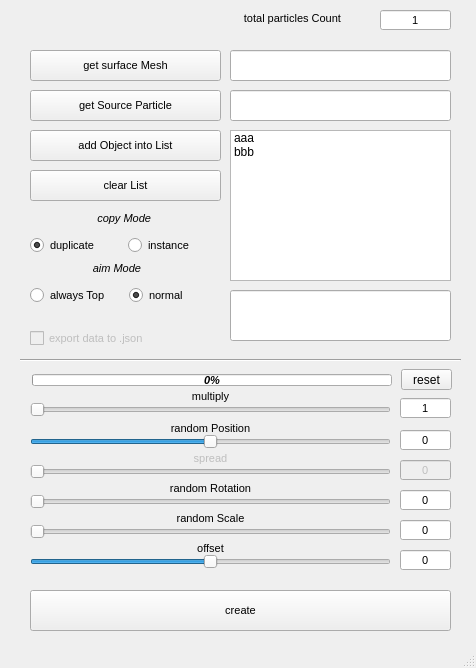
<?xml version="1.0" encoding="UTF-8"?>
<ui version="4.0">
 <class>MainWindow</class>
 <widget class="QMainWindow" name="MainWindow">
  <property name="geometry">
   <rect>
    <x>0</x>
    <y>0</y>
    <width>476</width>
    <height>668</height>
   </rect>
  </property>
  <property name="windowTitle">
   <string>MainWindow</string>
  </property>
  <widget class="QWidget" name="centralwidget">
   <widget class="QLineEdit" name="lineEdit_sourceParticle">
    <property name="geometry">
     <rect>
      <x>230</x>
      <y>90</y>
      <width>221</width>
      <height>31</height>
     </rect>
    </property>
   </widget>
   <widget class="QPushButton" name="pushButton_addObbject">
    <property name="geometry">
     <rect>
      <x>30</x>
      <y>130</y>
      <width>191</width>
      <height>31</height>
     </rect>
    </property>
    <property name="font">
     <font>
      <family>Arial</family>
      <pointsize>8</pointsize>
     </font>
    </property>
    <property name="text">
     <string>add Object into List</string>
    </property>
   </widget>
   <widget class="QListWidget" name="listWidget_objList">
    <property name="geometry">
     <rect>
      <x>230</x>
      <y>130</y>
      <width>221</width>
      <height>151</height>
     </rect>
    </property>
    <item>
     <property name="text">
      <string>aaa</string>
     </property>
    </item>
    <item>
     <property name="text">
      <string>bbb</string>
     </property>
    </item>
   </widget>
   <widget class="QPushButton" name="pushButton_getParticle">
    <property name="geometry">
     <rect>
      <x>30</x>
      <y>90</y>
      <width>191</width>
      <height>31</height>
     </rect>
    </property>
    <property name="font">
     <font>
      <family>Arial</family>
      <pointsize>8</pointsize>
     </font>
    </property>
    <property name="text">
     <string>get Source Particle</string>
    </property>
   </widget>
   <widget class="QLabel" name="label_4">
    <property name="geometry">
     <rect>
      <x>210</x>
      <y>10</y>
      <width>131</width>
      <height>16</height>
     </rect>
    </property>
    <property name="font">
     <font>
      <family>Arial</family>
      <pointsize>8</pointsize>
     </font>
    </property>
    <property name="text">
     <string>total particles Count</string>
    </property>
    <property name="alignment">
     <set>Qt::AlignRight|Qt::AlignTrailing|Qt::AlignVCenter</set>
    </property>
   </widget>
   <widget class="QLineEdit" name="lineEdit_particleCount">
    <property name="geometry">
     <rect>
      <x>380</x>
      <y>10</y>
      <width>71</width>
      <height>20</height>
     </rect>
    </property>
    <property name="font">
     <font>
      <family>Arial</family>
      <pointsize>8</pointsize>
     </font>
    </property>
    <property name="text">
     <string>1</string>
    </property>
    <property name="alignment">
     <set>Qt::AlignCenter</set>
    </property>
    <property name="readOnly">
     <bool>true</bool>
    </property>
   </widget>
   <widget class="QLabel" name="label_copyMode">
    <property name="geometry">
     <rect>
      <x>10</x>
      <y>210</y>
      <width>141</width>
      <height>16</height>
     </rect>
    </property>
    <property name="font">
     <font>
      <family>Arial</family>
      <pointsize>8</pointsize>
      <italic>true</italic>
     </font>
    </property>
    <property name="text">
     <string>copy Mode</string>
    </property>
    <property name="alignment">
     <set>Qt::AlignRight|Qt::AlignTrailing|Qt::AlignVCenter</set>
    </property>
   </widget>
   <widget class="QPushButton" name="pushButton_create">
    <property name="geometry">
     <rect>
      <x>30</x>
      <y>590</y>
      <width>421</width>
      <height>41</height>
     </rect>
    </property>
    <property name="font">
     <font>
      <family>Arial</family>
      <pointsize>8</pointsize>
     </font>
    </property>
    <property name="text">
     <string>create</string>
    </property>
   </widget>
   <widget class="QLabel" name="label_copyMode_3">
    <property name="geometry">
     <rect>
      <x>0</x>
      <y>260</y>
      <width>141</width>
      <height>16</height>
     </rect>
    </property>
    <property name="font">
     <font>
      <family>Arial</family>
      <pointsize>8</pointsize>
      <italic>true</italic>
     </font>
    </property>
    <property name="text">
     <string>aim Mode</string>
    </property>
    <property name="alignment">
     <set>Qt::AlignRight|Qt::AlignTrailing|Qt::AlignVCenter</set>
    </property>
   </widget>
   <widget class="QLineEdit" name="lineEdit_errorMessage">
    <property name="geometry">
     <rect>
      <x>230</x>
      <y>290</y>
      <width>221</width>
      <height>51</height>
     </rect>
    </property>
    <property name="font">
     <font>
      <family>Arial</family>
      <pointsize>8</pointsize>
     </font>
    </property>
    <property name="alignment">
     <set>Qt::AlignLeading|Qt::AlignLeft|Qt::AlignTop</set>
    </property>
    <property name="readOnly">
     <bool>true</bool>
    </property>
   </widget>
   <widget class="QLabel" name="label_multiple">
    <property name="geometry">
     <rect>
      <x>140</x>
      <y>388</y>
      <width>141</width>
      <height>16</height>
     </rect>
    </property>
    <property name="font">
     <font>
      <family>Arial</family>
      <pointsize>8</pointsize>
     </font>
    </property>
    <property name="text">
     <string>multiply</string>
    </property>
    <property name="alignment">
     <set>Qt::AlignCenter</set>
    </property>
   </widget>
   <widget class="QLineEdit" name="lineEdit_multiple">
    <property name="geometry">
     <rect>
      <x>400</x>
      <y>398</y>
      <width>51</width>
      <height>20</height>
     </rect>
    </property>
    <property name="font">
     <font>
      <family>Arial</family>
      <pointsize>8</pointsize>
     </font>
    </property>
    <property name="text">
     <string>1</string>
    </property>
    <property name="alignment">
     <set>Qt::AlignCenter</set>
    </property>
    <property name="readOnly">
     <bool>false</bool>
    </property>
   </widget>
   <widget class="QPushButton" name="pushButton_getSurfaceMesh">
    <property name="geometry">
     <rect>
      <x>30</x>
      <y>50</y>
      <width>191</width>
      <height>31</height>
     </rect>
    </property>
    <property name="font">
     <font>
      <family>Arial</family>
      <pointsize>8</pointsize>
     </font>
    </property>
    <property name="text">
     <string>get surface Mesh</string>
    </property>
   </widget>
   <widget class="QLineEdit" name="lineEdit_getSurfaceMesh">
    <property name="geometry">
     <rect>
      <x>230</x>
      <y>50</y>
      <width>221</width>
      <height>31</height>
     </rect>
    </property>
   </widget>
   <widget class="QPushButton" name="pushButton_clearList">
    <property name="geometry">
     <rect>
      <x>30</x>
      <y>170</y>
      <width>191</width>
      <height>31</height>
     </rect>
    </property>
    <property name="font">
     <font>
      <family>Arial</family>
      <pointsize>8</pointsize>
     </font>
    </property>
    <property name="text">
     <string>clear List</string>
    </property>
   </widget>
   <widget class="QSlider" name="horizontalSlider_multiPly">
    <property name="geometry">
     <rect>
      <x>30</x>
      <y>400</y>
      <width>361</width>
      <height>20</height>
     </rect>
    </property>
    <property name="minimum">
     <number>1</number>
    </property>
    <property name="orientation">
     <enum>Qt::Horizontal</enum>
    </property>
   </widget>
   <widget class="QLineEdit" name="lineEdit_randomScale">
    <property name="geometry">
     <rect>
      <x>400</x>
      <y>520</y>
      <width>51</width>
      <height>20</height>
     </rect>
    </property>
    <property name="font">
     <font>
      <family>Arial</family>
      <pointsize>8</pointsize>
     </font>
    </property>
    <property name="text">
     <string>0</string>
    </property>
    <property name="alignment">
     <set>Qt::AlignCenter</set>
    </property>
    <property name="readOnly">
     <bool>false</bool>
    </property>
   </widget>
   <widget class="QSlider" name="horizontalSlider_randomScale">
    <property name="enabled">
     <bool>true</bool>
    </property>
    <property name="geometry">
     <rect>
      <x>30</x>
      <y>522</y>
      <width>361</width>
      <height>20</height>
     </rect>
    </property>
    <property name="minimum">
     <number>0</number>
    </property>
    <property name="maximum">
     <number>1000</number>
    </property>
    <property name="singleStep">
     <number>1</number>
    </property>
    <property name="pageStep">
     <number>10</number>
    </property>
    <property name="sliderPosition">
     <number>1</number>
    </property>
    <property name="orientation">
     <enum>Qt::Horizontal</enum>
    </property>
   </widget>
   <widget class="QLabel" name="label_randomScale">
    <property name="geometry">
     <rect>
      <x>140</x>
      <y>510</y>
      <width>141</width>
      <height>16</height>
     </rect>
    </property>
    <property name="font">
     <font>
      <family>Arial</family>
      <pointsize>8</pointsize>
     </font>
    </property>
    <property name="text">
     <string>random Scale</string>
    </property>
    <property name="alignment">
     <set>Qt::AlignCenter</set>
    </property>
   </widget>
   <widget class="QLineEdit" name="lineEdit_randomPosition">
    <property name="geometry">
     <rect>
      <x>400</x>
      <y>430</y>
      <width>51</width>
      <height>20</height>
     </rect>
    </property>
    <property name="font">
     <font>
      <family>Arial</family>
      <pointsize>8</pointsize>
     </font>
    </property>
    <property name="text">
     <string>0</string>
    </property>
    <property name="alignment">
     <set>Qt::AlignCenter</set>
    </property>
    <property name="readOnly">
     <bool>false</bool>
    </property>
   </widget>
   <widget class="QSlider" name="horizontalSlider_randomPosition">
    <property name="geometry">
     <rect>
      <x>30</x>
      <y>432</y>
      <width>361</width>
      <height>20</height>
     </rect>
    </property>
    <property name="minimum">
     <number>-1000</number>
    </property>
    <property name="maximum">
     <number>1000</number>
    </property>
    <property name="orientation">
     <enum>Qt::Horizontal</enum>
    </property>
   </widget>
   <widget class="QLabel" name="label_randomPosition">
    <property name="geometry">
     <rect>
      <x>140</x>
      <y>420</y>
      <width>141</width>
      <height>16</height>
     </rect>
    </property>
    <property name="font">
     <font>
      <family>Arial</family>
      <pointsize>8</pointsize>
     </font>
    </property>
    <property name="text">
     <string>random Position</string>
    </property>
    <property name="alignment">
     <set>Qt::AlignCenter</set>
    </property>
   </widget>
   <widget class="QLineEdit" name="lineEdit_randomRotation">
    <property name="geometry">
     <rect>
      <x>400</x>
      <y>490</y>
      <width>51</width>
      <height>20</height>
     </rect>
    </property>
    <property name="font">
     <font>
      <family>Arial</family>
      <pointsize>8</pointsize>
     </font>
    </property>
    <property name="text">
     <string>0</string>
    </property>
    <property name="alignment">
     <set>Qt::AlignCenter</set>
    </property>
    <property name="readOnly">
     <bool>false</bool>
    </property>
   </widget>
   <widget class="QSlider" name="horizontalSlider_randomRotation">
    <property name="geometry">
     <rect>
      <x>30</x>
      <y>492</y>
      <width>361</width>
      <height>20</height>
     </rect>
    </property>
    <property name="minimum">
     <number>0</number>
    </property>
    <property name="maximum">
     <number>360</number>
    </property>
    <property name="orientation">
     <enum>Qt::Horizontal</enum>
    </property>
   </widget>
   <widget class="QLabel" name="label_randomRotation">
    <property name="geometry">
     <rect>
      <x>140</x>
      <y>480</y>
      <width>141</width>
      <height>16</height>
     </rect>
    </property>
    <property name="font">
     <font>
      <family>Arial</family>
      <pointsize>8</pointsize>
     </font>
    </property>
    <property name="text">
     <string>random Rotation</string>
    </property>
    <property name="alignment">
     <set>Qt::AlignCenter</set>
    </property>
   </widget>
   <widget class="QLineEdit" name="lineEdit_spread">
    <property name="enabled">
     <bool>false</bool>
    </property>
    <property name="geometry">
     <rect>
      <x>400</x>
      <y>460</y>
      <width>51</width>
      <height>20</height>
     </rect>
    </property>
    <property name="font">
     <font>
      <family>Arial</family>
      <pointsize>8</pointsize>
     </font>
    </property>
    <property name="text">
     <string>0</string>
    </property>
    <property name="alignment">
     <set>Qt::AlignCenter</set>
    </property>
    <property name="readOnly">
     <bool>true</bool>
    </property>
   </widget>
   <widget class="QSlider" name="horizontalSlider_spread">
    <property name="enabled">
     <bool>false</bool>
    </property>
    <property name="geometry">
     <rect>
      <x>30</x>
      <y>462</y>
      <width>361</width>
      <height>20</height>
     </rect>
    </property>
    <property name="minimum">
     <number>0</number>
    </property>
    <property name="orientation">
     <enum>Qt::Horizontal</enum>
    </property>
   </widget>
   <widget class="QLabel" name="label_spread">
    <property name="enabled">
     <bool>false</bool>
    </property>
    <property name="geometry">
     <rect>
      <x>140</x>
      <y>450</y>
      <width>141</width>
      <height>16</height>
     </rect>
    </property>
    <property name="font">
     <font>
      <family>Arial</family>
      <pointsize>8</pointsize>
     </font>
    </property>
    <property name="text">
     <string>spread</string>
    </property>
    <property name="alignment">
     <set>Qt::AlignCenter</set>
    </property>
   </widget>
   <widget class="QLabel" name="label_offset">
    <property name="enabled">
     <bool>true</bool>
    </property>
    <property name="geometry">
     <rect>
      <x>140</x>
      <y>540</y>
      <width>141</width>
      <height>16</height>
     </rect>
    </property>
    <property name="font">
     <font>
      <family>Arial</family>
      <pointsize>8</pointsize>
     </font>
    </property>
    <property name="text">
     <string>offset</string>
    </property>
    <property name="alignment">
     <set>Qt::AlignCenter</set>
    </property>
   </widget>
   <widget class="QLineEdit" name="lineEdit_offset">
    <property name="enabled">
     <bool>true</bool>
    </property>
    <property name="geometry">
     <rect>
      <x>400</x>
      <y>550</y>
      <width>51</width>
      <height>20</height>
     </rect>
    </property>
    <property name="font">
     <font>
      <family>Arial</family>
      <pointsize>8</pointsize>
     </font>
    </property>
    <property name="text">
     <string>0</string>
    </property>
    <property name="alignment">
     <set>Qt::AlignCenter</set>
    </property>
    <property name="readOnly">
     <bool>false</bool>
    </property>
   </widget>
   <widget class="QSlider" name="horizontalSlider_offset">
    <property name="enabled">
     <bool>true</bool>
    </property>
    <property name="geometry">
     <rect>
      <x>30</x>
      <y>552</y>
      <width>361</width>
      <height>20</height>
     </rect>
    </property>
    <property name="minimum">
     <number>-1000</number>
    </property>
    <property name="maximum">
     <number>1000</number>
    </property>
    <property name="orientation">
     <enum>Qt::Horizontal</enum>
    </property>
   </widget>
   <widget class="QCheckBox" name="checkBox_exportJson">
    <property name="enabled">
     <bool>false</bool>
    </property>
    <property name="geometry">
     <rect>
      <x>30</x>
      <y>330</y>
      <width>141</width>
      <height>16</height>
     </rect>
    </property>
    <property name="font">
     <font>
      <family>Arial</family>
      <pointsize>8</pointsize>
     </font>
    </property>
    <property name="text">
     <string>export data to .json</string>
    </property>
   </widget>
   <widget class="QWidget" name="horizontalLayoutWidget">
    <property name="geometry">
     <rect>
      <x>30</x>
      <y>230</y>
      <width>189</width>
      <height>31</height>
     </rect>
    </property>
    <layout class="QHBoxLayout" name="horizontalLayout">
     <item>
      <widget class="QRadioButton" name="radioButton_duplicate">
       <property name="font">
        <font>
         <family>Arial</family>
         <pointsize>8</pointsize>
        </font>
       </property>
       <property name="text">
        <string>duplicate</string>
       </property>
       <property name="checked">
        <bool>true</bool>
       </property>
      </widget>
     </item>
     <item>
      <widget class="QRadioButton" name="radioButton_instance">
       <property name="font">
        <font>
         <family>Arial</family>
         <pointsize>8</pointsize>
        </font>
       </property>
       <property name="text">
        <string>instance</string>
       </property>
      </widget>
     </item>
    </layout>
   </widget>
   <widget class="QWidget" name="horizontalLayoutWidget_2">
    <property name="geometry">
     <rect>
      <x>30</x>
      <y>280</y>
      <width>191</width>
      <height>31</height>
     </rect>
    </property>
    <layout class="QHBoxLayout" name="horizontalLayout_2">
     <item>
      <widget class="QRadioButton" name="radioButton_alwaysTop">
       <property name="font">
        <font>
         <family>Arial</family>
         <pointsize>8</pointsize>
        </font>
       </property>
       <property name="text">
        <string>always Top</string>
       </property>
      </widget>
     </item>
     <item>
      <widget class="QRadioButton" name="radioButton_normal">
       <property name="font">
        <font>
         <family>Arial</family>
         <pointsize>8</pointsize>
        </font>
       </property>
       <property name="text">
        <string>normal</string>
       </property>
       <property name="checked">
        <bool>true</bool>
       </property>
      </widget>
     </item>
    </layout>
   </widget>
   <widget class="Line" name="line">
    <property name="geometry">
     <rect>
      <x>20</x>
      <y>350</y>
      <width>441</width>
      <height>20</height>
     </rect>
    </property>
    <property name="orientation">
     <enum>Qt::Horizontal</enum>
    </property>
   </widget>
   <widget class="QToolButton" name="toolButton">
    <property name="geometry">
     <rect>
      <x>401</x>
      <y>369</y>
      <width>51</width>
      <height>21</height>
     </rect>
    </property>
    <property name="text">
     <string>reset</string>
    </property>
   </widget>
   <widget class="QProgressBar" name="progressBar">
    <property name="geometry">
     <rect>
      <x>32</x>
      <y>374</y>
      <width>360</width>
      <height>12</height>
     </rect>
    </property>
    <property name="palette">
     <palette>
      <active>
       <colorrole role="Highlight">
        <brush brushstyle="SolidPattern">
         <color alpha="255">
          <red>0</red>
          <green>170</green>
          <blue>0</blue>
         </color>
        </brush>
       </colorrole>
      </active>
      <inactive>
       <colorrole role="Highlight">
        <brush brushstyle="SolidPattern">
         <color alpha="255">
          <red>0</red>
          <green>170</green>
          <blue>0</blue>
         </color>
        </brush>
       </colorrole>
      </inactive>
      <disabled>
       <colorrole role="Highlight">
        <brush brushstyle="SolidPattern">
         <color alpha="255">
          <red>51</red>
          <green>153</green>
          <blue>255</blue>
         </color>
        </brush>
       </colorrole>
      </disabled>
     </palette>
    </property>
    <property name="font">
     <font>
      <family>Arial</family>
      <pointsize>8</pointsize>
      <weight>75</weight>
      <italic>true</italic>
      <bold>true</bold>
     </font>
    </property>
    <property name="value">
     <number>0</number>
    </property>
   </widget>
  </widget>
  <widget class="QStatusBar" name="statusbar"/>
 </widget>
 <resources/>
 <connections/>
</ui>
